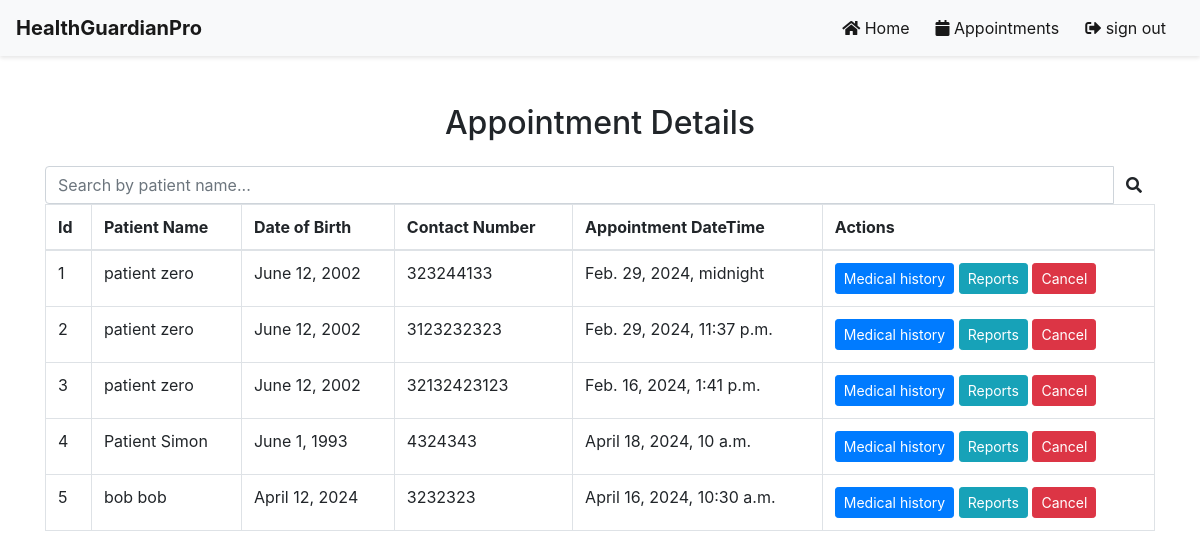
Page /app/specialist_appoinments/ (signed in) on the earlier database version.
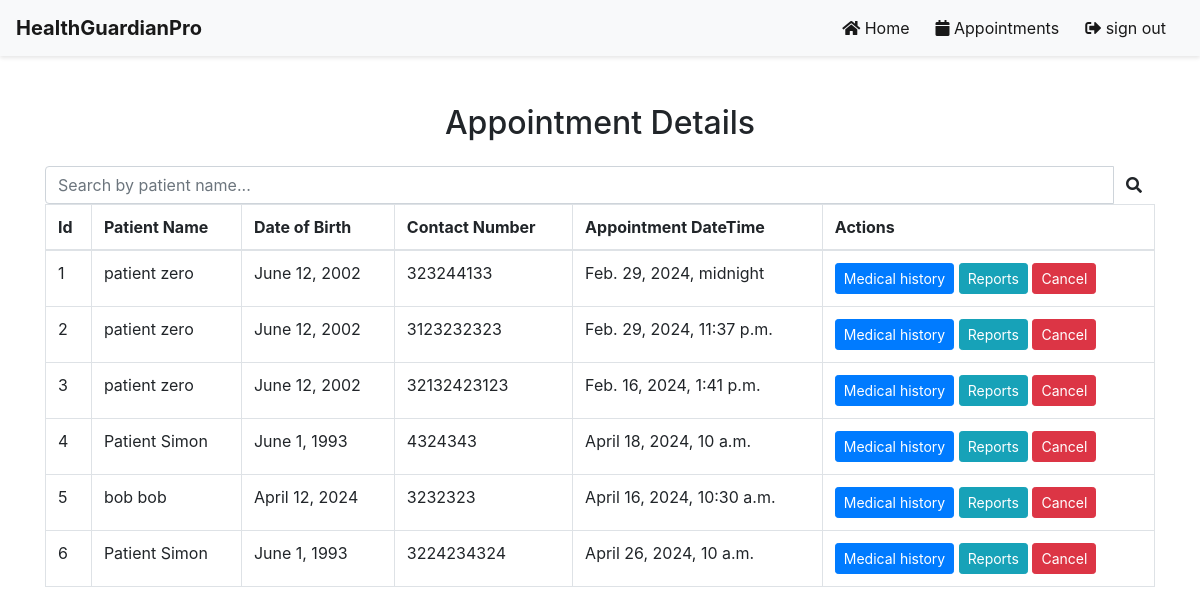
Same page on the later database version.
### predictor/models.py (models this page shows, shortened)
class Appointment(models.Model):
    id = models.AutoField(primary_key=True)
    user = models.ForeignKey(User, on_delete=models.CASCADE)
    patient_name = models.CharField(max_length=200)
    specialist_type = models.CharField(max_length=200)
    contact_number = models.TextField(max_length=25)
    created_date = models.DateTimeField(auto_now_add=True)
    appointment_date = models.DateTimeField()

class User(AbstractUser):
    class Role(models.TextChoices):
        ADMIN = "ADMIN", "Admin"
        PATIENT = "PATIENT", "Patient"
        GP = "GP", "GP"
        MEDICAL_SPECIALIST = "MEDICAL_SPECIALIST", "Medical Specialist"
    base_role = Role.ADMIN
    role = models.CharField(max_length=50, choices=Role.choices)

class PatientProfile(models.Model):
    user = models.OneToOneField(User, on_delete=models.CASCADE)
    gender = models.CharField(max_length=10, choices=[("male", "Male"), ("female", "Female"), ("other", "Other")], null=True)
    dob = models.DateField(null=True)
    address = models.CharField(max_length=255, null=True)

### predictor/views.py (the view)
# urls.py: path('specialist_appoinments/', views.specialist_appoinments, name='specialist_appoinments'),
def specialist_appoinments(request):
    if request.user.is_authenticated:
        appoinments = Appointment.objects.all()
        return render(request, 'view_appoinments_specialist.html',{'appoinments': appoinments})
    else:
        messages.error(request, 'please login!')
        return redirect('login_form')

### predictor/templates/view_appoinments_specialist.html (shortened to what this page needs)
{% if request.user.is_authenticated %}
{% include 'specialist_nav_bar.html' %}
<!DOCTYPE html>
<html lang="en">
<head>
    <link href="https://stackpath.bootstrapcdn.com/bootstrap/4.5.2/css/bootstrap.min.css" rel="stylesheet">
    <link href="https://cdnjs.cloudflare.com/ajax/libs/font-awesome/5.15.3/css/all.min.css" rel="stylesheet">
</head>
<body>
<div class="container mt-5">
    <div class="row">
        <div class="col-md-12">
            <h2 class="text-center mb-4">Appointment Details</h2>
            <div class="search-form">
                <div class="input-group search-input-group">
                    <input type="text" id="searchInput" class="form-control" placeholder="Search by patient name...">
                    <div class="input-group-append">
                        <button onclick="searchTable()" class="btn btn-search">
                            <i class="fas fa-search"></i>
                        </button>
                    </div>
                </div>
            </div>
            <div class="table-responsive">
                <table class="table table-bordered">
                    <thead>
                        <tr>
                            <th scope="col">Id</th>
                            <th scope="col">Patient Name</th>
                            <th scope="col">Date of Birth</th>
                            <th scope="col">Contact Number</th>
                            <th scope="col">Appointment DateTime</th>
                            <th scope="col">Actions</th>
                        </tr>
                    </thead>
                    <tbody>
                        {% for appointment in appoinments %}
                        <tr>
                            <td>{{ appointment.id }}</td>
                            <td>{{ appointment.user.first_name }} {{ appointment.user.last_name }}</td>
                            <td>{{ appointment.user.patientprofile.dob }}</td>
                            <td>{{ appointment.contact_number}}</td>
                            <td>{{ appointment.appointment_date }}</td>
                            <td>
                                <a class="btn btn-primary btn-sm" href="{% url 'medical_history' %}">Medical history</a>
                                <a class="btn btn-info btn-sm"  href="{% url 'specialist_report' %}">Reports</a>
                                <a class="btn btn-danger btn-sm">Cancel</button>
                            </td>
                        </tr>
                        {% endfor %}
                    </tbody>
                </table>
            </div>
        </div>
    </div>
</div>
</body>
</html>
{% endif %}

Differences in the rows shown:
added Appointment: id "6", user.first_name "Patient", user.last_name "Simon", user.patientprofile.dob "June 1, 1993", contact_number "3224234324", appointment_date "April 26, 2024, 10 a.m."
